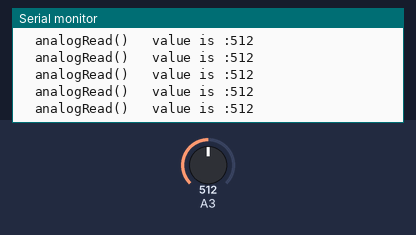
A sketch run on a simulated Arduino Uno, built with avr-gcc and run on an emulated ATmega328P. On the bench: the last lines printed to the serial monitor. Inputs (shaded band) come from the test bench; at power-on: A3 = 512.

Above: at 1.2 s.
1.3 s: A3 set to 716
At 1.68 s:
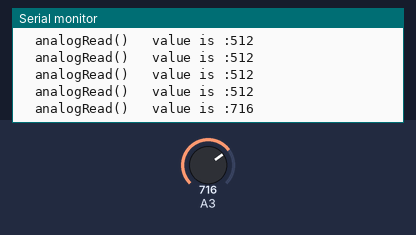
2.8 s: A3 set to 900
At 2.94 s:
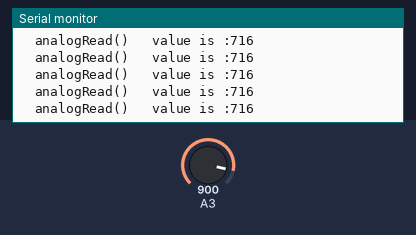
Timing chart, 0 to 5.8 s (numbered marks = the images above; inputs shaded):
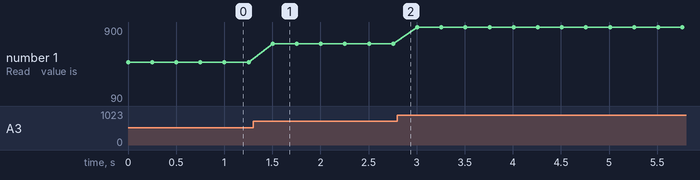

Measured:
- after the input at 1.3 s, the serial monitor: prints a new line after 0.20 s (image 1)
- plotted number 1: 512 → 716 after the input at 1.3 s, 716 → 90 after the input at 2.8 s

The sketch:

multiple_buttons_single_analog.ino
```cpp
int a=0;

void setup()
{
  Serial.begin(9600);
  pinMode(A3, INPUT);
}

void loop()
{
  a = analogRead(3);
  Serial.print("  analogRead() ");
  Serial.print("  value is :");
  Serial.println(a);
  delay(250);
}
```
